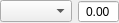
<?xml version="1.0" encoding="UTF-8"?>
<ui version="4.0">
 <class>condenser_config</class>
 <widget class="QWidget" name="condenser_config">
  <property name="geometry">
   <rect>
    <x>0</x>
    <y>0</y>
    <width>84</width>
    <height>19</height>
   </rect>
  </property>
  <property name="windowTitle">
   <string>Form</string>
  </property>
  <layout class="QHBoxLayout" name="horizontalLayout" stretch="1,0">
   <property name="leftMargin">
    <number>0</number>
   </property>
   <property name="topMargin">
    <number>0</number>
   </property>
   <property name="rightMargin">
    <number>0</number>
   </property>
   <property name="bottomMargin">
    <number>0</number>
   </property>
   <item>
    <widget class="QComboBox" name="cmb_condenser_position_names"/>
   </item>
   <item>
    <widget class="QDoubleSpinBox" name="qsb_condenser_nac_setting">
     <property name="alignment">
      <set>Qt::AlignCenter</set>
     </property>
     <property name="buttonSymbols">
      <enum>QAbstractSpinBox::NoButtons</enum>
     </property>
    </widget>
   </item>
  </layout>
 </widget>
 <resources/>
 <connections/>
</ui>
